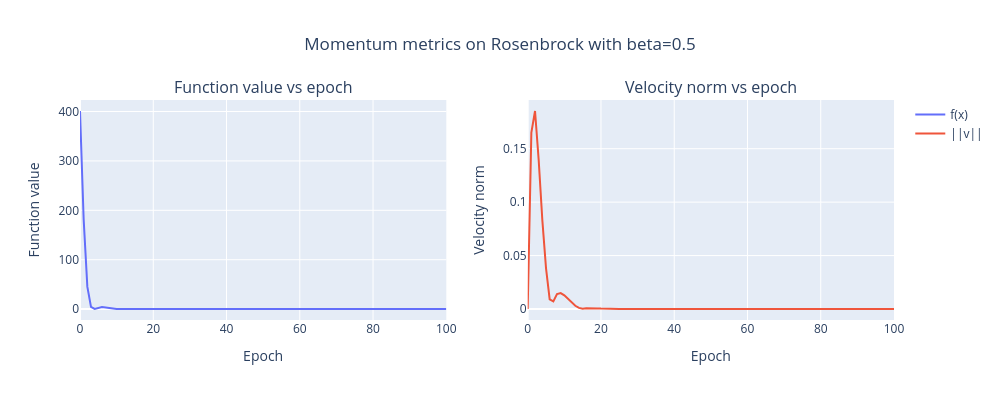
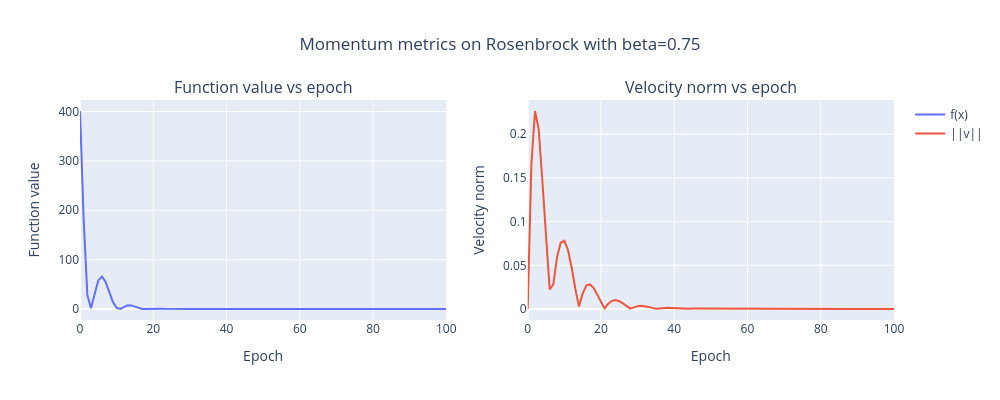
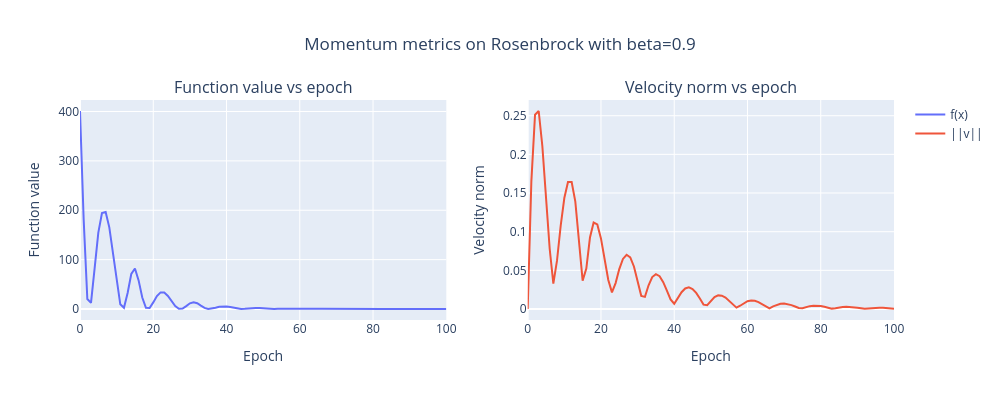
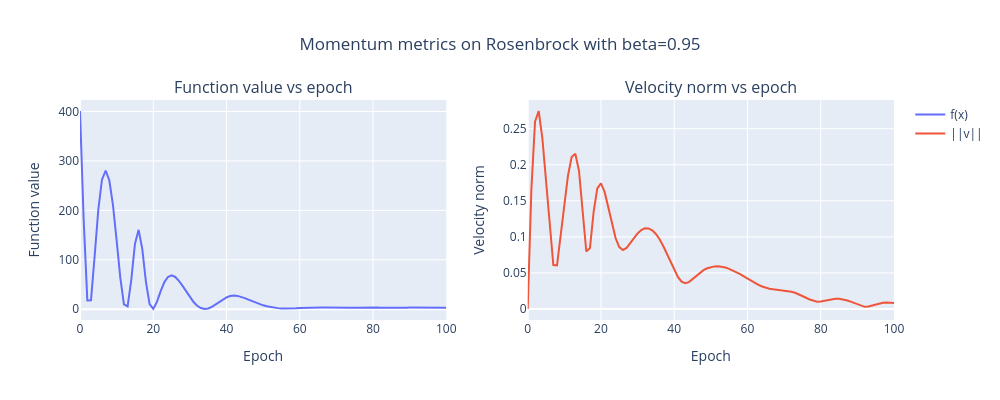

Source (notebook cell) for these figures, in order:
### Markdown cell above
### 4. Momentum Hyperparameters

Fix `alpha = 1e-4, initial_solution = np.array([2.0, 2.0]), number_of_epochs = 100`.
Use $\beta \in [0.5, 0.75, 0.9, 0.95, 0.99]$ on the Rosenbrock function. How does increasing $\beta$ affect convergence? Stability?

### Code cell
beta = [0.5, 0.75, 0.9, 0.95, 0.99]

for b in beta:
    parameter_to_epoch, velocity_norm_to_epoch = momentum(
    problem=Rosenbrock(),
    initial_solution=np.array([2.0, 2.0]),
    alpha=1e-4,
    beta=b,
    number_of_epochs=100
    )

    show_momentum_plots(
        problem=Rosenbrock(),
        parameter_to_epoch=parameter_to_epoch,
        velocity_norm_to_epoch=velocity_norm_to_epoch,
        extra_text=f'with beta={b}'
    )
